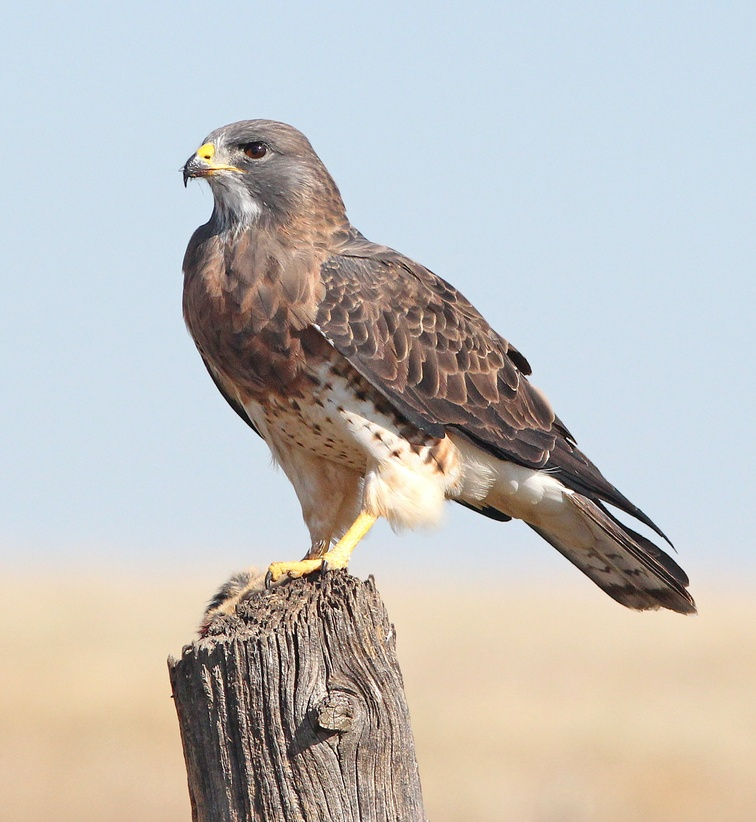
#> input picture 1. Beginner_level/pencil_sketch/bird.jpg, 756 x 822 px, shrunk from 2010 x 2184 before the run
$ jupyter execute Pencil_Sketch.ipynb
#> lines starting #> are read from the running program, lines starting #| are printed output that depends on the picture
## LETSGROWMORE INTERNSHIP
### BEGINNER LEVEL TASK -1 : Pencil_Sketch
### Name : Sai Dixith Chetelli

## Task: Image to Pencil Sketch with Python:

### We need to read the image in RBG format and then convert it to a grayscale image. This will turn an image into a classic black and white photo. Then the next thing to do is invert the grayscale image also called negative image, this will be our inverted grayscale image. Inversion can be used to enhance details. Then we can finally create the pencil sketch by mixing the grayscale image with the inverted blurry image. This can be done by dividing the grayscale image by the inverted blurry image. Since images are just arrays, we can easily do this programmatically using the divide function from the cv2 library in Python.

#### Dataset link: https://thecleverprogrammer.com/2020/09/30/pencil-sketch-with-python/
#### Watch Tutorial from here https://youtu.be/CBCfOTePVPo


## Procedure:
#### Step 1: Reading Image
#### Step 2: Convert to Gray Image
#### Step 3: Invert the Gray Image
#### Step 4: Blur the Inverted Image
#### Step 5: Pencil Sketch
___________

[cell 1]
import cv2
from matplotlib import pyplot as plt

### Step:1 Reading Image

[cell 2]
img=cv2.imread("bird.jpg")
#> img is the input picture: shape (822, 756, 3); mean B, G, R 187.8, 191, 193

[cell 3]
plt.imshow(img)
plt.title("Original Image")
plt.show()

### Step 2: Convert to Gray Image

[cell 4]
gray=cv2.cvtColor(img, cv2.COLOR_BGR2GRAY)
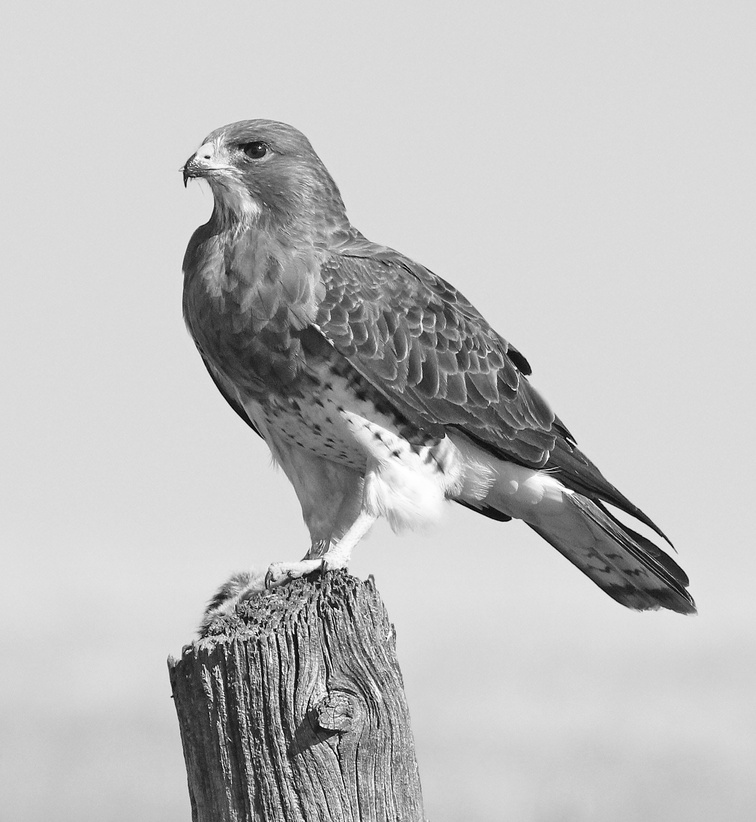
#> gray: shape (822, 756); min 0, max 255, mean 191.2
plt.imshow(gray , cmap="gray")
plt.title("Gray Image")
plt.show()

### Step 3: Invert the Gray Image

[cell 5]
inverted_gray_image = 255 - gray
plt.imshow(inverted_gray_image,cmap="gray")
plt.title("Inverted Image")
plt.show()

### Step 4: Blur the Inverted Image

[cell 6]
blurred_image = cv2.GaussianBlur(inverted_gray_image,(21,21),0)
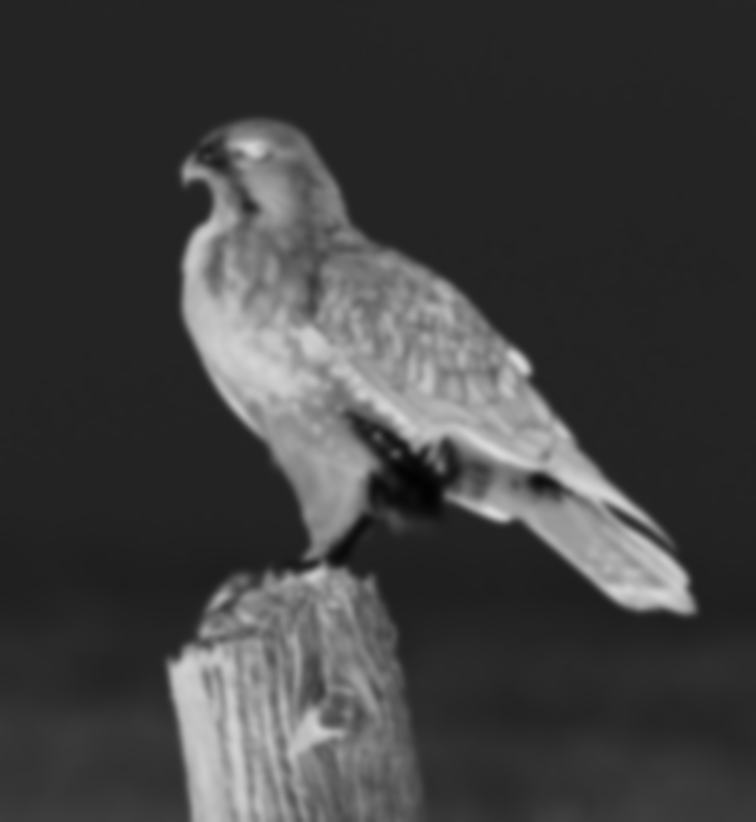
#> blurred_image: shape (822, 756); min 2, max 218, mean 63.8
inverted_gray_image=255 - gray
plt.imshow(blurred_image,cmap="gray")
plt.title("Blurred Image")
plt.show()

#### Step 5: Pencil Sketch

[cell 7]
pencil_sketch = cv2.divide(gray, inverted_gray_image, scale=256.0)
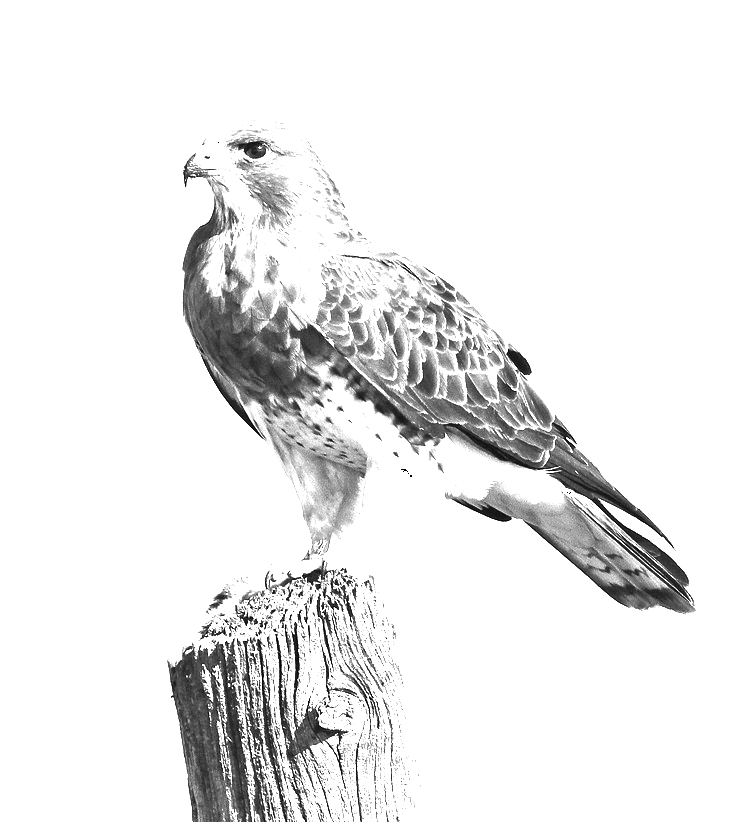
#> pencil_sketch: shape (822, 756); min 0, max 255, mean 235.4
plt.imshow(pencil_sketch,cmap="gray")
plt.title("Pencil Sketch")

## Example 2:- Cat Image

#### Step:1 Reading Image

[cell 8]
img=cv2.imread("cat.jpg")
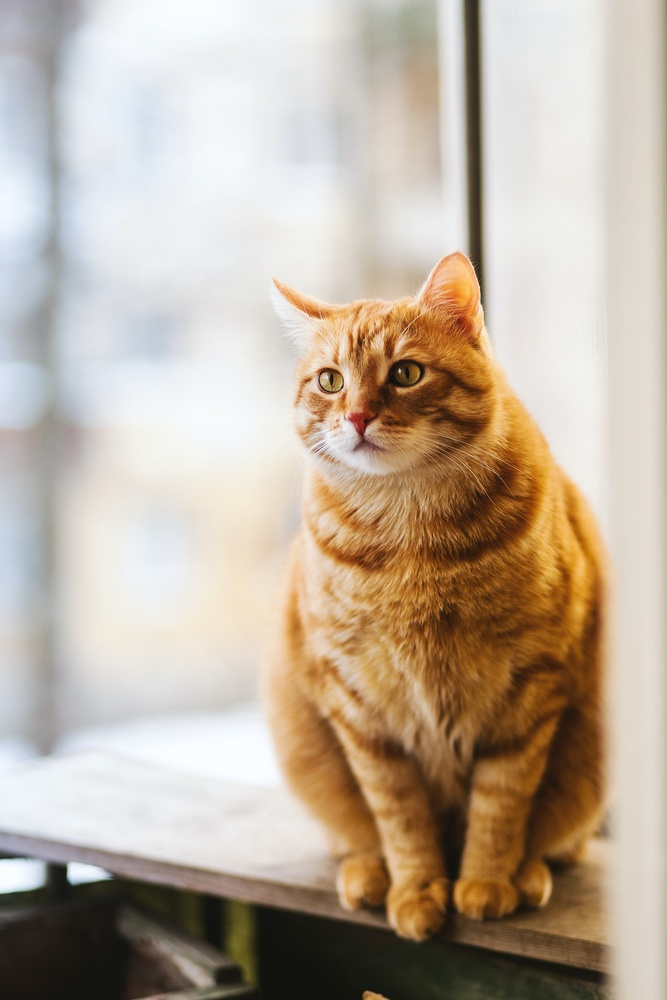
#> input picture 1. Beginner_level/pencil_sketch/cat.jpg, 667 x 1000 px, shrunk from 1771 x 2657 before the run
#> img is the input picture: shape (1000, 667, 3); mean B, G, R 157.9, 174.3, 188.6

[cell 9]
plt.imshow(img)
plt.title("Original Image")
plt.show()

#### Step 2: Convert to Gray Image

[cell 10]
gray=cv2.cvtColor(img, cv2.COLOR_BGR2GRAY)
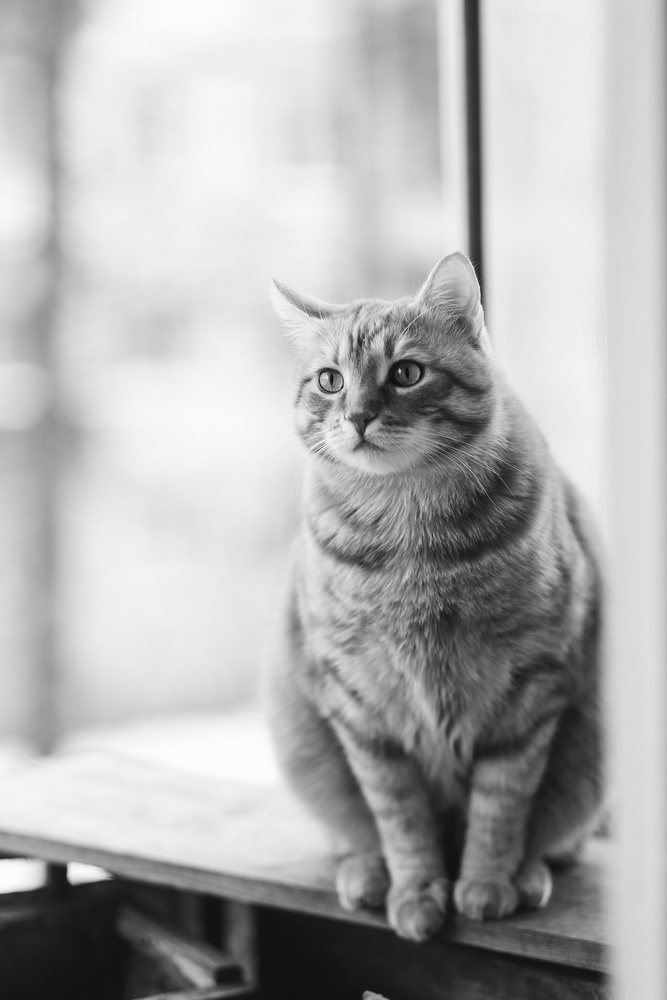
#> gray: shape (1000, 667); min 13, max 253, mean 176.7
plt.imshow(gray , cmap="gray")
plt.title("Gray Image")
plt.show()

#### Step 3: Invert the Gray Image

[cell 11]
inverted_gray_image = 255 - gray
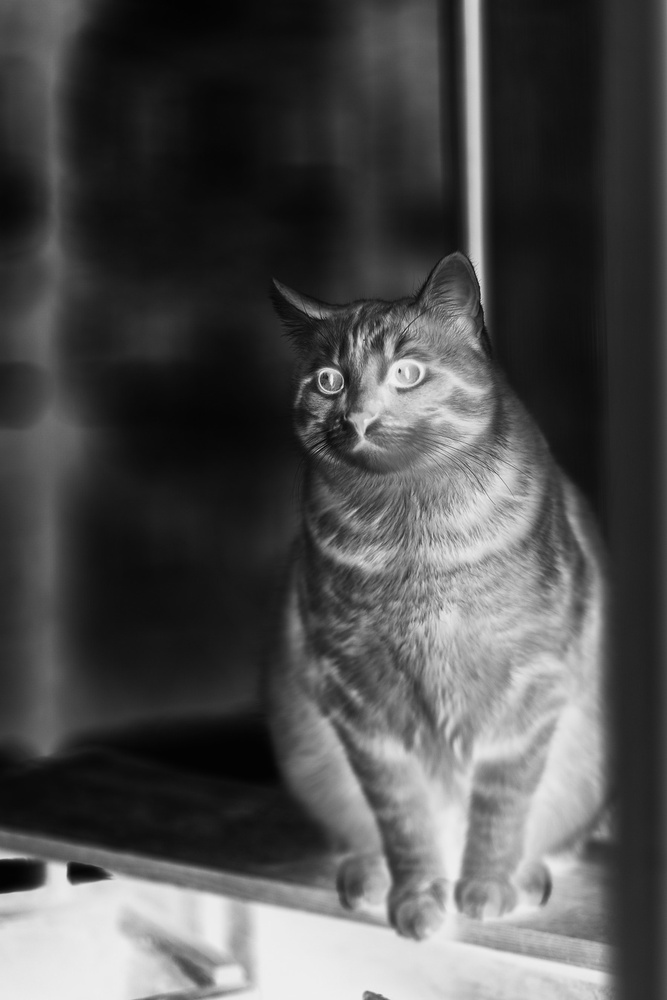
#> inverted_gray_image: shape (1000, 667); min 2, max 242, mean 78.3
plt.imshow(inverted_gray_image,cmap="gray")
plt.title("Inverted Image")
plt.show()

#### Step 4: Blur the Inverted Image

[cell 12]
blurred_image = cv2.GaussianBlur(inverted_gray_image,(21,21),0)
#> blurred_image: shape (1000, 667)
inverted_gray_image=255 - gray
plt.imshow(blurred_image,cmap="gray")
plt.title("Blurred Image")
plt.show()

### Step 5: Pencil Sketch

[cell 13]
pencil_sketch = cv2.divide(gray, inverted_gray_image, scale=256.0)
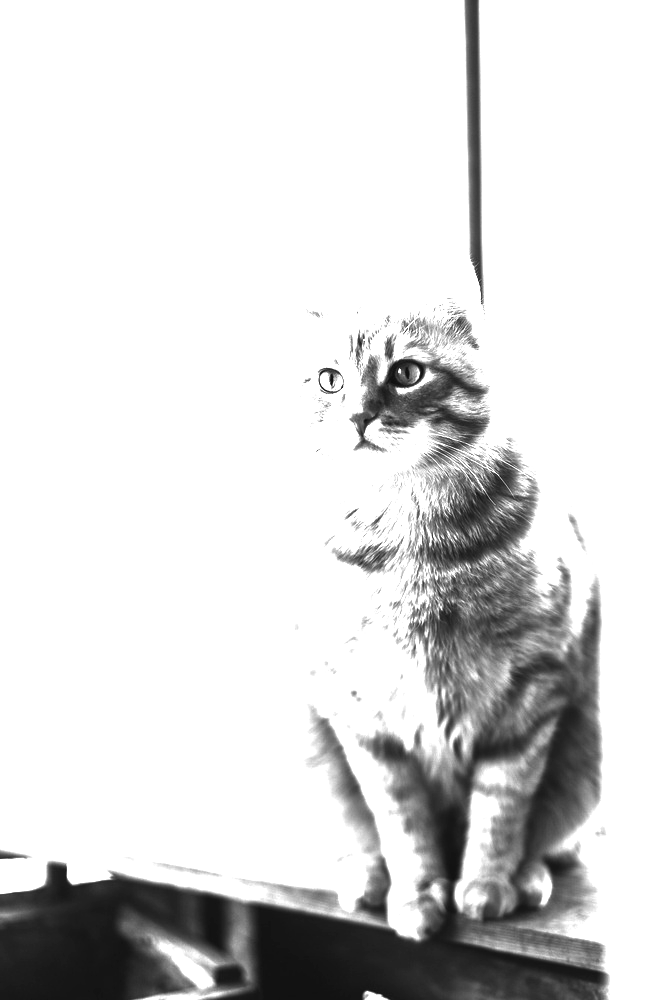
#> pencil_sketch: shape (1000, 667); min 14, max 255, mean 218.4
plt.imshow(pencil_sketch,cmap="gray")
plt.title("Pencil Sketch")
